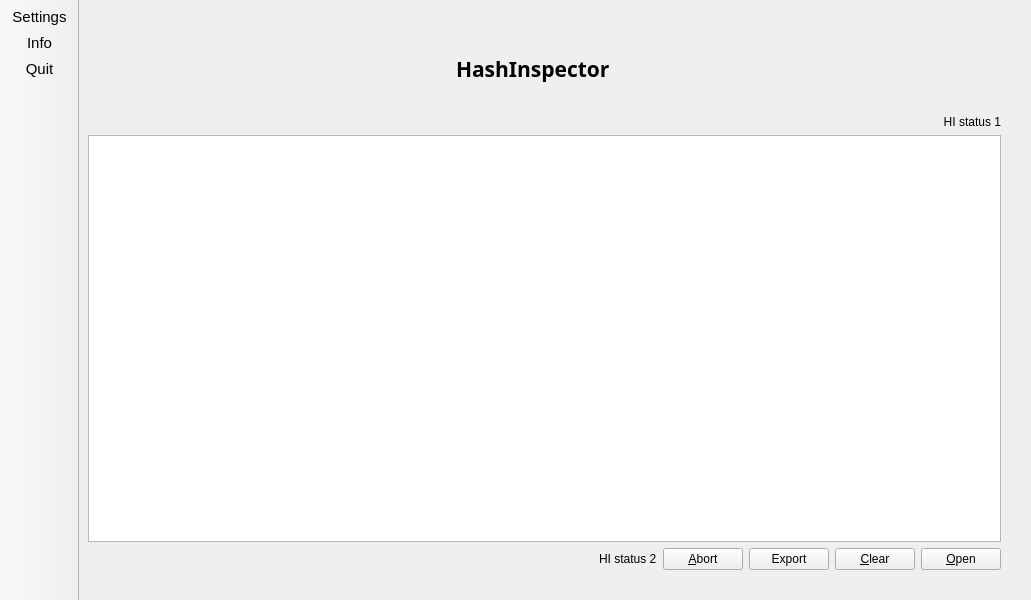
<?xml version="1.0" encoding="UTF-8"?>
<ui version="4.0">
 <class>MainWindow</class>
 <widget class="QMainWindow" name="MainWindow">
  <property name="geometry">
   <rect>
    <x>0</x>
    <y>0</y>
    <width>1031</width>
    <height>600</height>
   </rect>
  </property>
  <property name="windowTitle">
   <string>HashInspector</string>
  </property>
  <property name="locale">
   <locale language="English" country="UnitedStates"/>
  </property>
  <widget class="QWidget" name="centralwidget">
   <layout class="QVBoxLayout" name="verticalLayout">
    <property name="rightMargin">
     <number>30</number>
    </property>
    <property name="bottomMargin">
     <number>30</number>
    </property>
    <item>
     <widget class="QWidget" name="widget_LogoArea" native="true">
      <property name="sizePolicy">
       <sizepolicy hsizetype="Preferred" vsizetype="Fixed">
        <horstretch>0</horstretch>
        <verstretch>0</verstretch>
       </sizepolicy>
      </property>
      <property name="minimumSize">
       <size>
        <width>0</width>
        <height>100</height>
       </size>
      </property>
      <property name="maximumSize">
       <size>
        <width>16777215</width>
        <height>100</height>
       </size>
      </property>
      <layout class="QVBoxLayout" name="verticalLayout_2">
       <property name="leftMargin">
        <number>0</number>
       </property>
       <property name="topMargin">
        <number>0</number>
       </property>
       <property name="rightMargin">
        <number>0</number>
       </property>
       <property name="bottomMargin">
        <number>0</number>
       </property>
       <item>
        <spacer name="verticalSpacer_top">
         <property name="orientation">
          <enum>Qt::Orientation::Vertical</enum>
         </property>
         <property name="sizeType">
          <enum>QSizePolicy::Policy::Fixed</enum>
         </property>
         <property name="sizeHint" stdset="0">
          <size>
           <width>20</width>
           <height>20</height>
          </size>
         </property>
        </spacer>
       </item>
       <item>
        <layout class="QHBoxLayout" name="horizontalLayout_Logo">
         <item>
          <spacer name="horizontalSpacer_1">
           <property name="orientation">
            <enum>Qt::Orientation::Horizontal</enum>
           </property>
           <property name="sizeType">
            <enum>QSizePolicy::Policy::Expanding</enum>
           </property>
           <property name="sizeHint" stdset="0">
            <size>
             <width>143</width>
             <height>20</height>
            </size>
           </property>
          </spacer>
         </item>
         <item>
          <widget class="QLabel" name="label_mainLogo">
           <property name="sizePolicy">
            <sizepolicy hsizetype="Fixed" vsizetype="Fixed">
             <horstretch>0</horstretch>
             <verstretch>0</verstretch>
            </sizepolicy>
           </property>
           <property name="minimumSize">
            <size>
             <width>50</width>
             <height>60</height>
            </size>
           </property>
           <property name="text">
            <string/>
           </property>
          </widget>
         </item>
         <item>
          <widget class="QLabel" name="label_lnkModder">
           <property name="font">
            <font>
             <family>Source Code Pro</family>
             <pointsize>16</pointsize>
             <bold>true</bold>
            </font>
           </property>
           <property name="text">
            <string>HashInspector</string>
           </property>
          </widget>
         </item>
         <item>
          <spacer name="horizontalSpacer_2">
           <property name="orientation">
            <enum>Qt::Orientation::Horizontal</enum>
           </property>
           <property name="sizeHint" stdset="0">
            <size>
             <width>40</width>
             <height>20</height>
            </size>
           </property>
          </spacer>
         </item>
         <item>
          <spacer name="horizontalSpacer_3">
           <property name="orientation">
            <enum>Qt::Orientation::Horizontal</enum>
           </property>
           <property name="sizeType">
            <enum>QSizePolicy::Policy::Fixed</enum>
           </property>
           <property name="sizeHint" stdset="0">
            <size>
             <width>80</width>
             <height>20</height>
            </size>
           </property>
          </spacer>
         </item>
        </layout>
       </item>
      </layout>
     </widget>
    </item>
    <item>
     <widget class="QLabel" name="label_HIstatus1">
      <property name="text">
       <string>HI status 1</string>
      </property>
      <property name="alignment">
       <set>Qt::AlignmentFlag::AlignRight|Qt::AlignmentFlag::AlignTrailing|Qt::AlignmentFlag::AlignVCenter</set>
      </property>
     </widget>
    </item>
    <item>
     <widget class="QListWidget" name="listWidget"/>
    </item>
    <item>
     <layout class="QHBoxLayout" name="horizontalLayout">
      <item>
       <spacer name="horizontalSpacer">
        <property name="orientation">
         <enum>Qt::Orientation::Horizontal</enum>
        </property>
        <property name="sizeHint" stdset="0">
         <size>
          <width>40</width>
          <height>20</height>
         </size>
        </property>
       </spacer>
      </item>
      <item>
       <widget class="QLabel" name="label_HIstatus2">
        <property name="text">
         <string>HI status 2</string>
        </property>
       </widget>
      </item>
      <item>
       <widget class="QPushButton" name="pb_Abort">
        <property name="maximumSize">
         <size>
          <width>100</width>
          <height>25</height>
         </size>
        </property>
        <property name="toolTip">
         <string>Abort the running process</string>
        </property>
        <property name="text">
         <string>&amp;Abort</string>
        </property>
       </widget>
      </item>
      <item>
       <widget class="QPushButton" name="pb_Export">
        <property name="maximumSize">
         <size>
          <width>100</width>
          <height>25</height>
         </size>
        </property>
        <property name="text">
         <string>Export</string>
        </property>
       </widget>
      </item>
      <item>
       <widget class="QPushButton" name="pb_Clear">
        <property name="maximumSize">
         <size>
          <width>100</width>
          <height>25</height>
         </size>
        </property>
        <property name="toolTip">
         <string>Remove all entries</string>
        </property>
        <property name="text">
         <string>&amp;Clear</string>
        </property>
       </widget>
      </item>
      <item>
       <widget class="QPushButton" name="pb_Open">
        <property name="maximumSize">
         <size>
          <width>100</width>
          <height>25</height>
         </size>
        </property>
        <property name="toolTip">
         <string>Open a directory or drive for inspection</string>
        </property>
        <property name="text">
         <string>&amp;Open</string>
        </property>
       </widget>
      </item>
     </layout>
    </item>
   </layout>
  </widget>
  <widget class="QToolBar" name="toolBar">
   <property name="font">
    <font>
     <pointsize>11</pointsize>
    </font>
   </property>
   <property name="windowTitle">
    <string>toolBar</string>
   </property>
   <property name="movable">
    <bool>false</bool>
   </property>
   <property name="allowedAreas">
    <set>Qt::ToolBarArea::LeftToolBarArea</set>
   </property>
   <property name="iconSize">
    <size>
     <width>32</width>
     <height>32</height>
    </size>
   </property>
   <attribute name="toolBarArea">
    <enum>LeftToolBarArea</enum>
   </attribute>
   <attribute name="toolBarBreak">
    <bool>false</bool>
   </attribute>
   <addaction name="actionSettings"/>
   <addaction name="actionInfo"/>
   <addaction name="actionQuit"/>
  </widget>
  <action name="actionQuit">
   <property name="icon">
    <iconset>
     <normaloff>images/Quit-Normal.png</normaloff>
     <normalon>:/images/Quit-Normal.png</normalon>
     <activeon>:/images/Quit-Active.png</activeon>
     <selectedoff>:/images/Quit-Active.png</selectedoff>
     <selectedon>:/images/Quit-Active.png</selectedon>images/Quit-Normal.png</iconset>
   </property>
   <property name="text">
    <string>Quit</string>
   </property>
   <property name="toolTip">
    <string>Exit program</string>
   </property>
   <property name="menuRole">
    <enum>QAction::MenuRole::NoRole</enum>
   </property>
  </action>
  <action name="actionSettings">
   <property name="checkable">
    <bool>true</bool>
   </property>
   <property name="icon">
    <iconset resource="resource.qrc">
     <normaloff>:/images/Setting-Normal.png</normaloff>
     <normalon>:/images/Setting-Selected.png</normalon>
     <disabledoff>:/images/Setting-Disabled.png</disabledoff>
     <activeoff>:/images/Setting-Active.png</activeoff>
     <selectedoff>:/images/Setting-Selected.png</selectedoff>:/images/Setting-Normal.png</iconset>
   </property>
   <property name="text">
    <string>Settings</string>
   </property>
   <property name="toolTip">
    <string>Settings: Configure HashInspector</string>
   </property>
   <property name="menuRole">
    <enum>QAction::MenuRole::NoRole</enum>
   </property>
  </action>
  <action name="actionInfo">
   <property name="checkable">
    <bool>true</bool>
   </property>
   <property name="icon">
    <iconset resource="resource.qrc">
     <normaloff>:/images/Info-Normal.png</normaloff>
     <normalon>:/images/Info-Selected.png</normalon>
     <activeoff>:/images/Info-Active.png</activeoff>
     <selectedoff>:/images/Info-Selected.png</selectedoff>:/images/Info-Normal.png</iconset>
   </property>
   <property name="text">
    <string>Info</string>
   </property>
   <property name="toolTip">
    <string>About HashInspector</string>
   </property>
   <property name="menuRole">
    <enum>QAction::MenuRole::NoRole</enum>
   </property>
  </action>
 </widget>
 <resources>
  <include location="resource.qrc"/>
 </resources>
 <connections/>
</ui>
